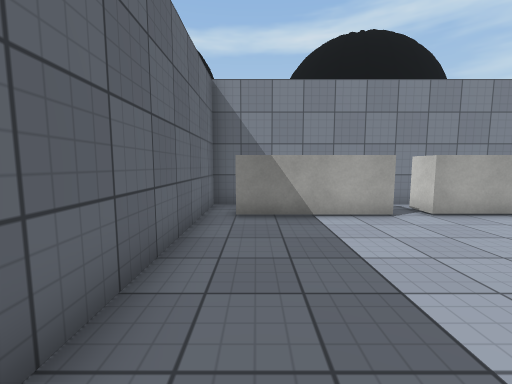
View 1 (above)

24 first-person views from a walk through a 3-D level made in the Unity game engine. The camera is 1.3 m above the floor, tilts 6° down and sees 90° across. The floor is counted in squares, 1 m on a side. Each view is taken from the middle of a square. On the plan, view 1 faces up. The plan holds only what a view shows up to about 13 squares ahead; the rest is blank. The player is left out. Surface patterns are stand-ins for the level's own textures.

View 2
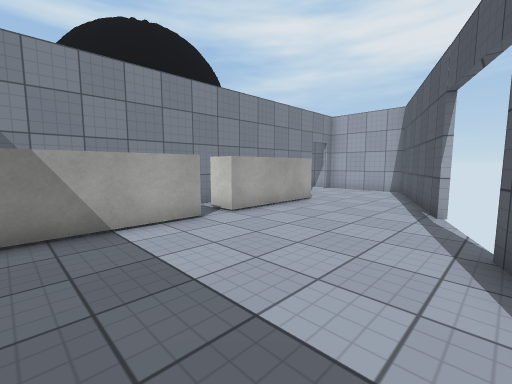

View 3
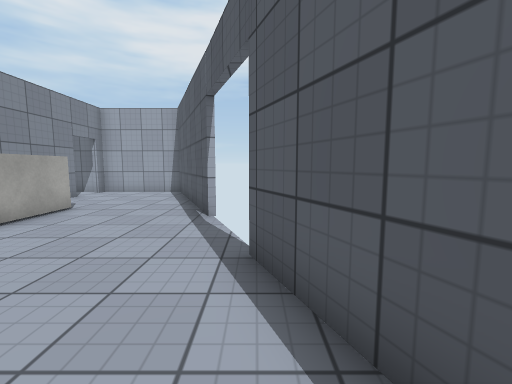

View 4
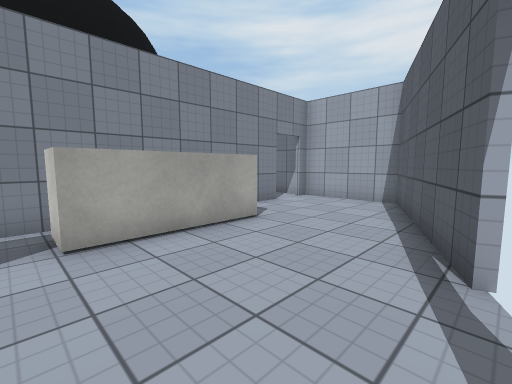

View 5
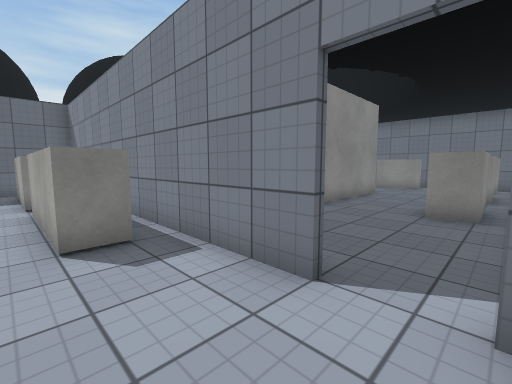

View 6
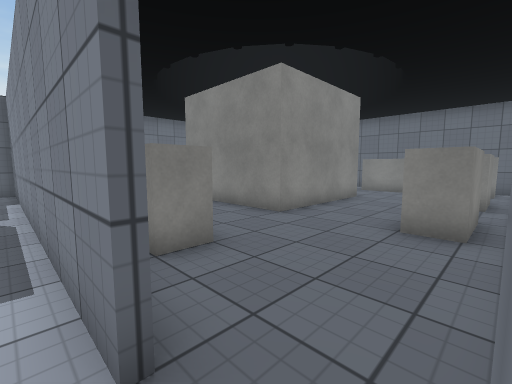

View 7
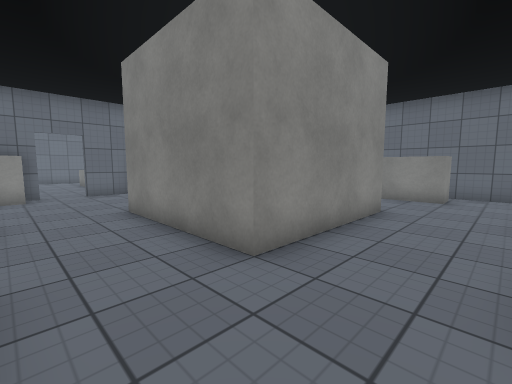

View 8
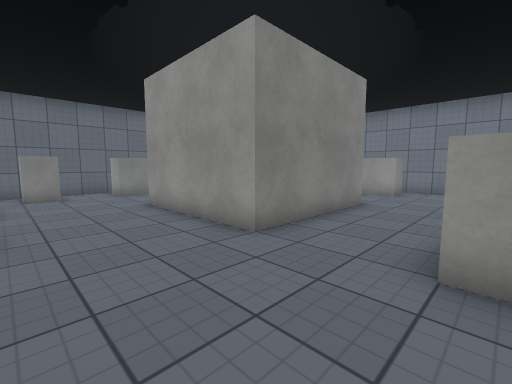

View 9
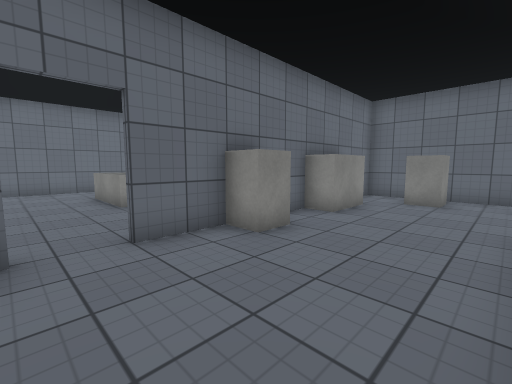

View 10
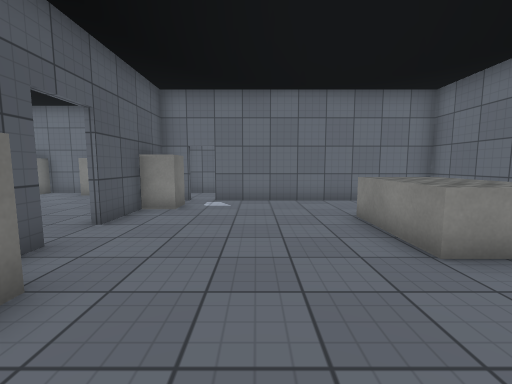

View 11
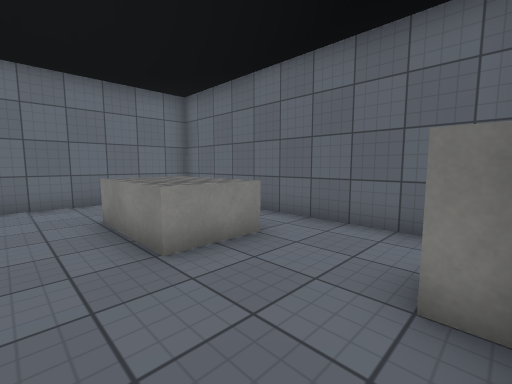

View 12
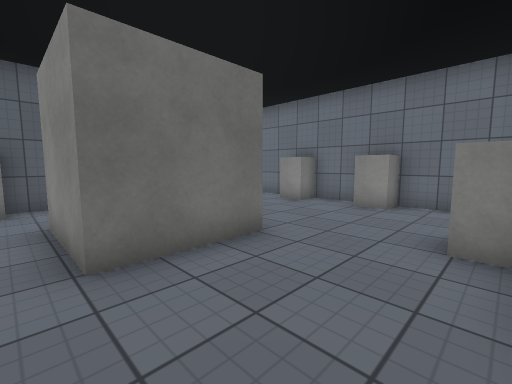

View 13
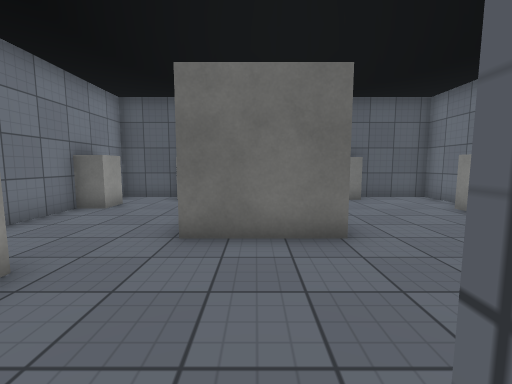

View 14
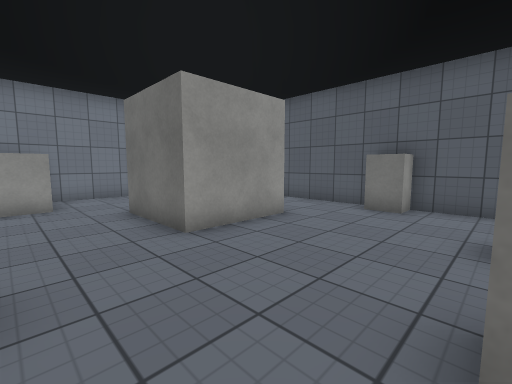

View 15
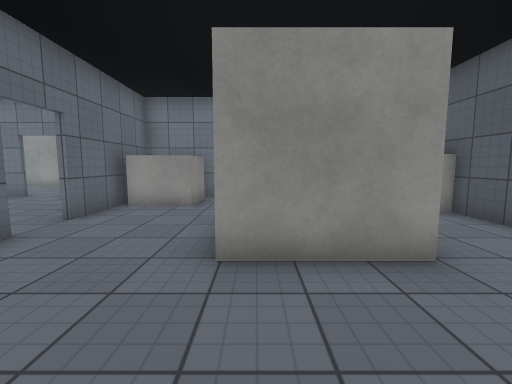

View 16
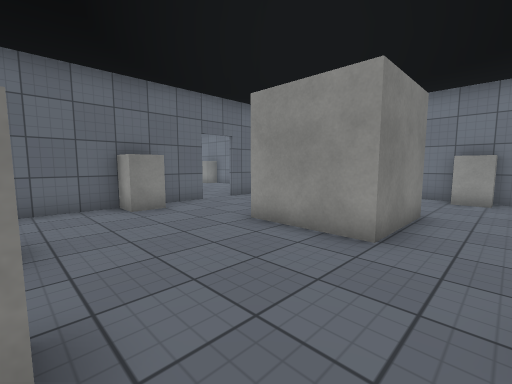

View 17
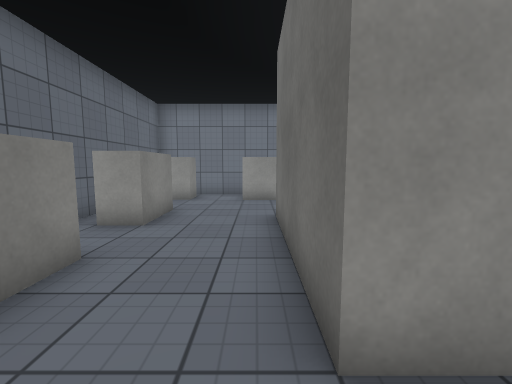

View 18
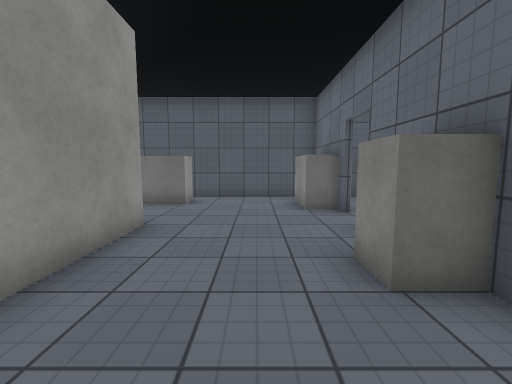

View 19
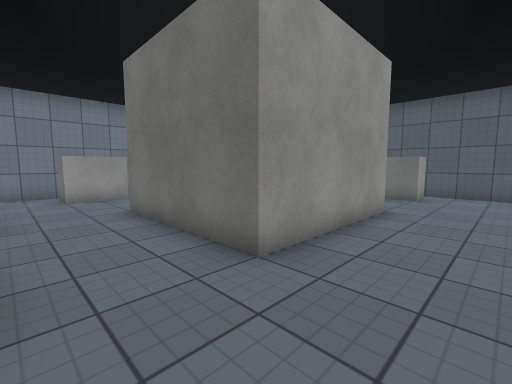

View 20
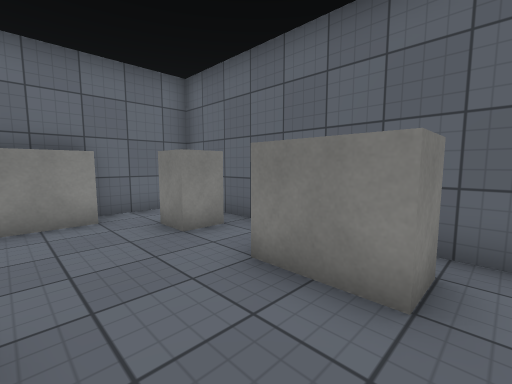

View 21
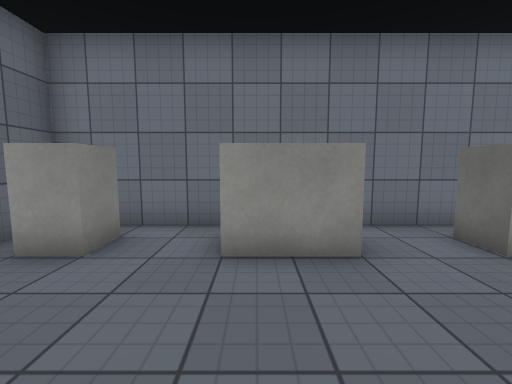

View 22
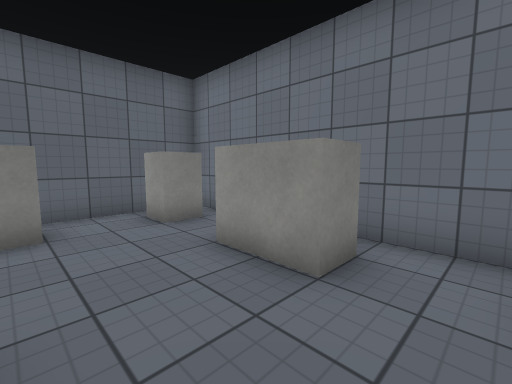

View 23
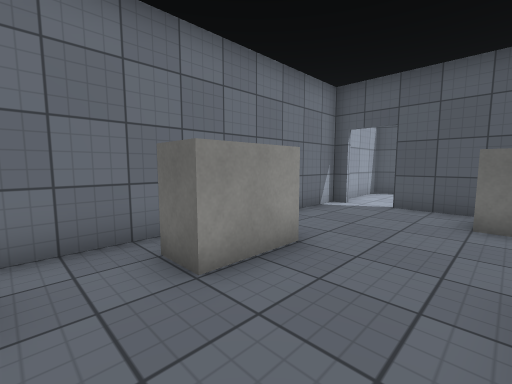

View 24
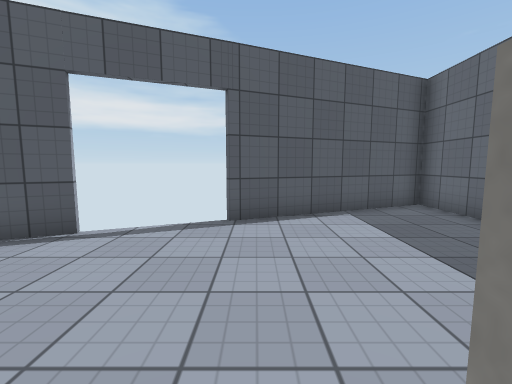

### Floor plan
Ten units are one square. View 1 is at (0, 0); x grows to the right and y downward. Boxes are objects, and circles mark ways between rooms. Rooms are numbered by the first view taken in them; rooms with no view inside come last. Other rooms are left out.
<svg viewBox="-144 -238 285 258">
<path fill="none" stroke="#000" d="M35 -65 -5 -65M73 -22 135 -48 135 -95M85 -76 85 -65 46 -65 46 -76M116 -84 -4 -84M-14 -64 -14 14 47 -11M136 -84 130 -84M-16 -134 -16 -142M-9 -86 56 -86M-4 -84 -14 -84 -14 -64M35 -135 35 -185 85 -185 85 -135 35 -135M-45 -84 -61 -84M-60 -86 -55 -86M-30 -184 -114 -184 -114 -105M-74 -84 -129 -84M-56 -46 -56 -15 -86 -15 -86 -46 -56 -46M-110 -86 -75 -86M91 -86 115 -86M-114 -96 -114 -86M-139 -69 -139 14 -16 14 -16 -66M129 -86 135 -86M135 -95 135 -230M134 -233 -14 -233 -14 -135M-54 -166 -54 -146 -85 -146"/>
<rect x="-135" y="-25" width="10" height="10" fill="#bbb"><title>block</title></rect>
<rect x="-135" y="-55" width="10" height="10" fill="#bbb"><title>block</title></rect>
<rect x="-115" y="5" width="20" height="10" fill="#bbb"><title>block</title></rect>
<rect x="-105" y="-85" width="10" height="10" fill="#bbb"><title>block</title></rect>
<rect x="-105" y="-95" width="10" height="10" fill="#bbb"><title>block</title></rect>
<rect x="-55" y="5" width="20" height="10" fill="#bbb"><title>block</title></rect>
<rect x="-45" y="-85" width="30" height="30" fill="#bbb"><title>block</title></rect>
<rect x="-45" y="-95" width="10" height="10" fill="#bbb"><title>block</title></rect>
<rect x="-25" y="-15" width="10" height="10" fill="#bbb"><title>block</title></rect>
<rect x="-25" y="-95" width="10" height="10" fill="#bbb"><title>other object</title></rect>
<rect x="-25" y="-165" width="10" height="10" fill="#bbb"><title>block</title></rect>
<rect x="-15" y="-125" width="10" height="30" fill="#bbb"><title>block</title></rect>
<rect x="-15" y="-165" width="10" height="10" fill="#bbb"><title>block</title></rect>
<rect x="-15" y="-205" width="10" height="20" fill="#bbb"><title>block</title></rect>
<rect x="5" y="-225" width="10" height="10" fill="#bbb"><title>block</title></rect>
<rect x="25" y="-105" width="30" height="10" fill="#bbb"><title>block</title></rect>
<rect x="35" y="-225" width="20" height="10" fill="#bbb"><title>block</title></rect>
<rect x="75" y="-105" width="20" height="10" fill="#bbb"><title>block</title></rect>
<rect x="75" y="-225" width="20" height="10" fill="#bbb"><title>block</title></rect>
<rect x="115" y="-155" width="10" height="20" fill="#bbb"><title>block</title></rect>
<rect x="115" y="-195" width="10" height="20" fill="#bbb"><title>block</title></rect>
<rect x="115" y="-225" width="10" height="10" fill="#bbb"><title>block</title></rect>
<circle cx="0" cy="-80" r="3" fill="#2a7"/>
<circle cx="120" cy="-90" r="3" fill="#2a7"/>
<text x="60" y="-50">1</text>
<text x="-10" y="-120">2</text>
</svg>
Room 1 opens to room 2.

Where each view was taken, in squares from view 1:
view 1: 0 up, 0 right, facing up
view 2: 1 up, 0 right, facing up-right
view 3: 1 up, 1 right, facing right
view 4: 2 up, 4 right, facing up-right
view 5: 6 up, 13 right, facing up-left
view 6: 8 up, 13 right, facing up-left
view 7: 11 up, 11 right, facing up-left
view 8: 10 up, 0 right, facing up-right
view 9: 12 up, 3 right, facing up-left
view 10: 12 up, 2 left, facing left
view 11: 13 up, 2 left, facing up-left
view 12: 8 up, 5 left, facing down-left
view 13: 9 up, 7 left, facing down
view 14: 7 up, 13 left, facing down-right
view 15: 4 up, 12 left, facing right
view 16: 0 up, 13 left, facing up-right
view 17: 19 up, 2 right, facing right
view 18: 19 up, 1 right, facing down
view 19: 21 up, 1 right, facing down-right
view 20: 19 up, 6 right, facing up-left
view 21: 19 up, 8 right, facing right
view 22: 16 up, 9 right, facing up-right
view 23: 17 up, 9 right, facing down-right
view 24: 7 up, 4 right, facing down
